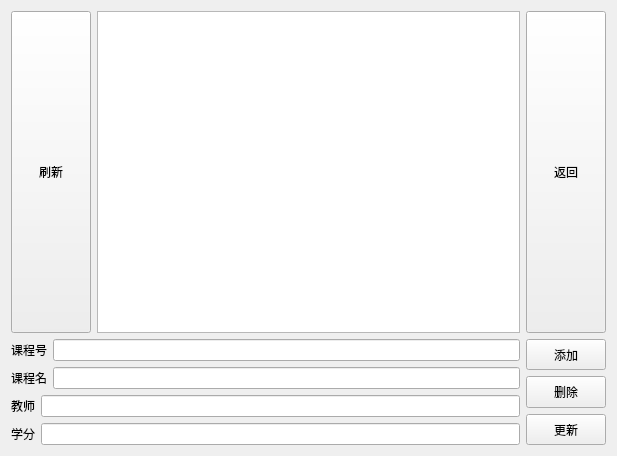
<?xml version="1.0" encoding="UTF-8"?>
<ui version="4.0">
 <class>manage_course</class>
 <widget class="QWidget" name="manage_course">
  <property name="geometry">
   <rect>
    <x>0</x>
    <y>0</y>
    <width>617</width>
    <height>456</height>
   </rect>
  </property>
  <property name="windowTitle">
   <string>Form</string>
  </property>
  <layout class="QVBoxLayout" name="verticalLayout_4">
   <item>
    <layout class="QVBoxLayout" name="verticalLayout_3">
     <item>
      <layout class="QHBoxLayout" name="horizontalLayout_6">
       <item>
        <widget class="QPushButton" name="seeAllButton">
         <property name="sizePolicy">
          <sizepolicy hsizetype="Minimum" vsizetype="Preferred">
           <horstretch>0</horstretch>
           <verstretch>0</verstretch>
          </sizepolicy>
         </property>
         <property name="text">
          <string>刷新</string>
         </property>
        </widget>
       </item>
       <item>
        <widget class="QTableWidget" name="tableWidget"/>
       </item>
       <item>
        <widget class="QPushButton" name="backButton">
         <property name="sizePolicy">
          <sizepolicy hsizetype="Minimum" vsizetype="Preferred">
           <horstretch>0</horstretch>
           <verstretch>0</verstretch>
          </sizepolicy>
         </property>
         <property name="text">
          <string>返回</string>
         </property>
        </widget>
       </item>
      </layout>
     </item>
     <item>
      <layout class="QHBoxLayout" name="horizontalLayout_5">
       <item>
        <layout class="QVBoxLayout" name="verticalLayout_2">
         <item>
          <layout class="QHBoxLayout" name="horizontalLayout">
           <item>
            <widget class="QLabel" name="label">
             <property name="text">
              <string>课程号</string>
             </property>
            </widget>
           </item>
           <item>
            <widget class="QLineEdit" name="idLineEdit"/>
           </item>
          </layout>
         </item>
         <item>
          <layout class="QHBoxLayout" name="horizontalLayout_2">
           <item>
            <widget class="QLabel" name="label_2">
             <property name="text">
              <string>课程名</string>
             </property>
            </widget>
           </item>
           <item>
            <widget class="QLineEdit" name="nameLineEdit"/>
           </item>
          </layout>
         </item>
         <item>
          <layout class="QHBoxLayout" name="horizontalLayout_3">
           <item>
            <widget class="QLabel" name="label_3">
             <property name="text">
              <string>教师</string>
             </property>
            </widget>
           </item>
           <item>
            <widget class="QLineEdit" name="teacherLineEdit"/>
           </item>
          </layout>
         </item>
         <item>
          <layout class="QHBoxLayout" name="horizontalLayout_4">
           <item>
            <widget class="QLabel" name="label_4">
             <property name="text">
              <string>学分</string>
             </property>
            </widget>
           </item>
           <item>
            <widget class="QLineEdit" name="creditLineEdit"/>
           </item>
          </layout>
         </item>
        </layout>
       </item>
       <item>
        <layout class="QVBoxLayout" name="verticalLayout">
         <item>
          <widget class="QPushButton" name="insertButton">
           <property name="sizePolicy">
            <sizepolicy hsizetype="Minimum" vsizetype="Preferred">
             <horstretch>0</horstretch>
             <verstretch>0</verstretch>
            </sizepolicy>
           </property>
           <property name="text">
            <string>添加</string>
           </property>
          </widget>
         </item>
         <item>
          <widget class="QPushButton" name="deleteButton">
           <property name="sizePolicy">
            <sizepolicy hsizetype="Minimum" vsizetype="Preferred">
             <horstretch>0</horstretch>
             <verstretch>0</verstretch>
            </sizepolicy>
           </property>
           <property name="text">
            <string>删除</string>
           </property>
          </widget>
         </item>
         <item>
          <widget class="QPushButton" name="updateButton">
           <property name="sizePolicy">
            <sizepolicy hsizetype="Minimum" vsizetype="Preferred">
             <horstretch>0</horstretch>
             <verstretch>0</verstretch>
            </sizepolicy>
           </property>
           <property name="text">
            <string>更新</string>
           </property>
          </widget>
         </item>
        </layout>
       </item>
      </layout>
     </item>
    </layout>
   </item>
  </layout>
 </widget>
 <resources/>
 <connections/>
</ui>
